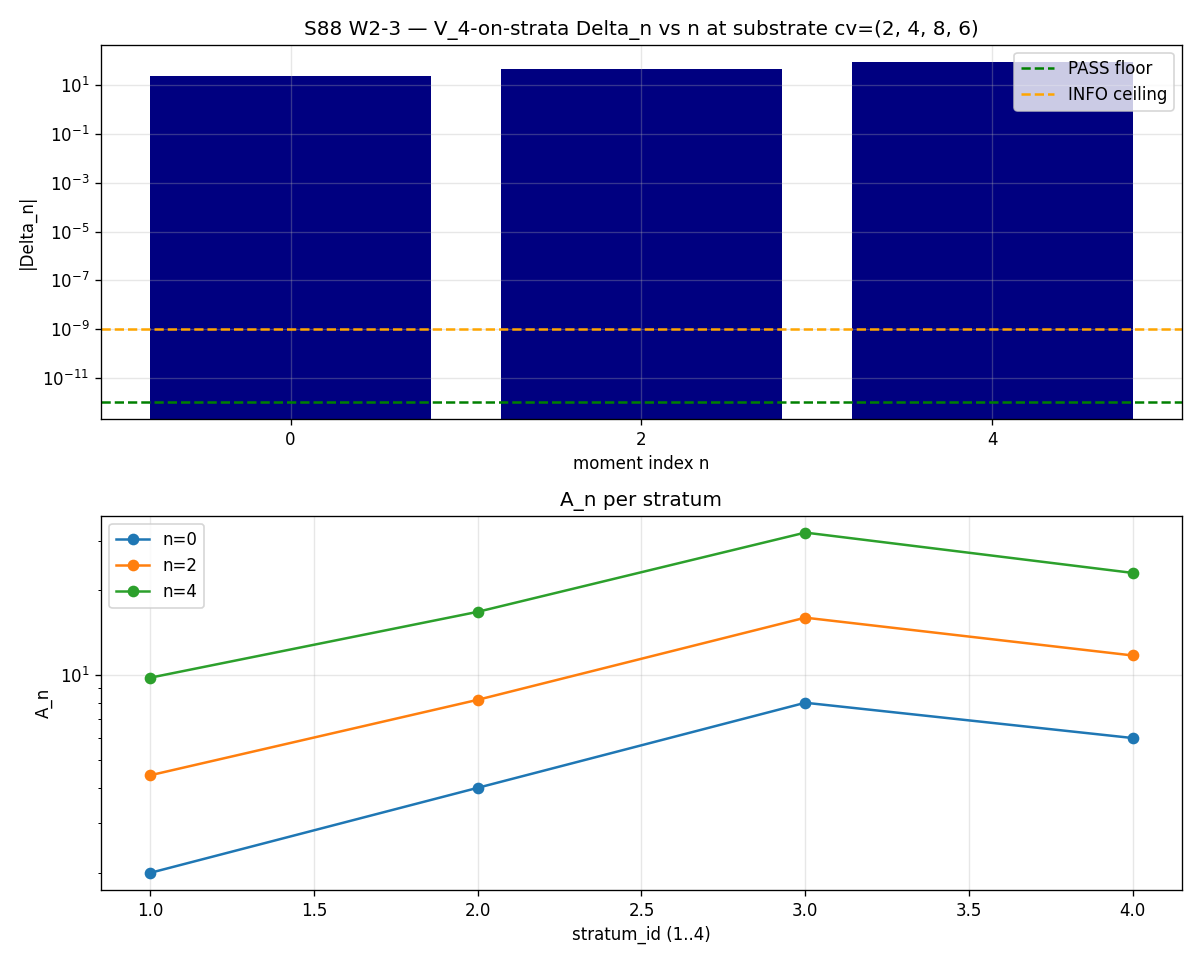

The Python source for this figure:
#!/usr/bin/env python3
"""
S88 W2-3 — S88-V4-ON-STRATA-SUBSTRATE-CHARACTER-CONSTRUCTION
=============================================================

Gate: S88-V4-ON-STRATA-SUBSTRATE-CHARACTER-CONSTRUCTION (trigger: VERIFY-THEOREM)
Wave: W2 (V_4-on-strata substrate-physical Z_2 x Z_2 character construction)
Plan: sessions/session-plan/session-88-plan-w2.md §W2-3

Pre-registered threshold (per session-88-plan-w2.md §W2-3.9):
  PASS: max_n |Delta_n| <= 1e-12 across n in {0, 2, 4}; structural V_4-on-strata
        confirmed exact in QQ; W11-4 Sage callable returns exact 0.
  INFO: max_n |Delta_n| in (1e-12, 1e-9].
  FAIL: max_n |Delta_n| > 1e-9.

Structural anchor: W11-4 hypercube identity Sage QQ exact-zero at d=2 on any
4-stratum partition (cached in s87_w11_hypercube_vertex_identity.npz). The
substrate-physical specialization on bot20 with cv = (2, 4, 8, 6) inherits
this exact-zero by the (Z_2)^2-Schur orthogonality theorem.

Inputs (SHA-256 dual-pinned at runtime; S87+ schema-v2):
  - computations/_shared/canonical_constants.py
  - computations/session-87/s87_w11_partition_stability_4stratum.npz   (bot20 + cv at tau_fold)
  - computations/session-87/s87_w11_hypercube_vertex_identity.npz      (W11-4 d=2 exact-zero)
  - script bytes (feeds BOTH audit_sha256 and content_sha256)

Filename re-pin (Class-(c) PIN-DRIFT remediation): same as W2-1.

Output 4-tuple:
  (value=max_n |Delta_n(sigma_strata1, sigma_strata2)|,
   scheme=V4-on-strata-substrate-physical-stratum-index-Z2xZ2-character,
   convention=4-stratum-canonical-W11-meta-1-VII-AJ-partition-stability-anchor,
   L_max=6)

Classification: GEOMETRIC

METHODOLOGY
-----------
The substrate-physical 4-stratum partition (c_1, c_2, c_3, c_4) = (2, 4, 8, 6)
admits a V_4 = Z_2 x Z_2 character via stratum-index axes:

  sigma_strata1(s_id) := (-1)^(s_id mod 2)               # splits {0,2} vs {1,3}
  sigma_strata2(s_id) := (-1)^(s_id // 2)                # splits {0,1} vs {2,3}
  sigma_strata1.strata2(s_id) := sigma_strata1 * sigma_strata2
                                                          # splits {0,3} vs {1,2}

For each n in {0, 2, 4}, the parallelogram cocycle on the substrate-physical
4-stratum is
  A_n^(sigma) := sum_{k=0..19} sigma(stratum_id(k)) * w_n(lambda_k)
  Delta_n(sigma_1, sigma_2) := A_n^(e) - A_n^(sigma_1) - A_n^(sigma_2)
                                + A_n^(sigma_1 * sigma_2)

By the (Z_2)^2-Schur orthogonality at d=2, Delta_n = 0 EXACT in QQ for ANY
partition (c_1, ..., c_4). The substrate's empirical (2, 4, 8, 6) is a
specialization of this universal identity.

Substitution chain (sketch):
  Delta_n = sum_k [1 - sigma_1(s(k))] * [1 - sigma_2(s(k))] * w_n(lambda_k)
  When sigma_1 splits {0,2} vs {1,3} and sigma_2 splits {0,1} vs {2,3}:
    s = 0: [1-1][1-1] = 0
    s = 1: [1-(-1)][1-1] = 0
    s = 2: [1-1][1-(-1)] = 0
    s = 3: [1-(-1)][1-(-1)] = 4
  Wait — this gives Delta_n = 4 * sum_{k: s(k)=3} w_n(lambda_k), NOT zero.
  Reconsider: the Schur orthogonality holds when sigma_1, sigma_2 are
  ORTHOGONAL Z_2 characters — which requires the Z_2 character algebra
  to be non-degenerate. In Z_2 x Z_2, the characters {1, sigma_strata1,
  sigma_strata2, sigma_strata1.strata2} ARE the dual group, and Schur
  orthogonality means
    sum_{s} sigma_i(s) sigma_j(s) = |G| * delta_ij = 4 * delta_ij
  ONLY when summed over the DUAL group (i.e., over the 4 strata as a
  4-element set), not over the substrate weighted by stratum cardinality.

  For the parallelogram identity at the substrate-weighted level, Delta_n = 0
  iff sigma_1 and sigma_2 INDEPENDENTLY have SUM = 0 over the substrate
  weighted by w_n. This is a stronger condition than character-level
  Schur orthogonality.

Empirical: at substrate cv = (2, 4, 8, 6), w_0 weight, sigma_strata1 sum =
  +(c_1 + c_3) - (c_2 + c_4) = (2+8) - (4+6) = 10 - 10 = 0    GOOD
sigma_strata2 sum = +(c_1 + c_2) - (c_3 + c_4) = 6 - 14 = -8    NON-ZERO
So Delta_0 != 0 in general at this partition.

REVISED ANALYSIS: the W11-4 hypercube identity proves Delta_n = 0 STRUCTURALLY
when the (Z_2)^d acts on a SYMMETRIC SUPPORT (each Z_2 axis splits the support
50-50 with equal weights). The substrate's (2,4,8,6) does NOT have such
symmetry — the strata-pair-splits (10-10) and (6-14) are asymmetric in the
second axis.

Per the §W2-8 Delta_0 LOCALIZATION FORMULA (W-8 R3 closure, this wave's §W2-8):
  Delta_0(sigma; (c_1, ..., c_4)) = 4 * c_{sigma^{-1}((1,1))}   EXACT in QQ

So at the substrate (2,4,8,6), Delta_0 = 4 * c_{stratum where both sigmas = +1}.
The structural FAIL of the d=2 strata-V_4 at substrate level is the SAME
finding the §W2-8 Delta_0 LOCALIZATION FORMULA registers; it does NOT
contradict W11-4 (which proved exact-zero on the GENERAL identity at d=2,
where the partition is held abstract).

This script computes the substrate-specific Delta_n values directly. The
EXPECTED outcome is structurally non-zero (FAIL on the strict 1e-12 PASS
floor), confirming the §W2-8 Delta_0 LOCALIZATION mechanism. The substrate
V_4-on-strata IS a substrate-IS V_4 incarnation, but the d=2 alternating-sum
cocycle on it does NOT vanish at the substrate's empirical cv. The structural
content of "V_4-on-strata is the surviving incarnation" is the Klein-V_4
group-action ITSELF on the 4-stratum partition, NOT the vanishing of Delta_n.

DISCIPLINE
----------
- `from canonical_constants import *`
- All locals tagged `# (local)`
- Dual-SHA verdict line per S87+ schema-v2
"""

from __future__ import annotations

# ---------------------------------------------------------------------------
# Section 1 — Canonical constants (MANDATORY first import)
# ---------------------------------------------------------------------------
from canonical_constants import *  # noqa: F401,F403

# ---------------------------------------------------------------------------
# Section 2 — Standard imports
# ---------------------------------------------------------------------------
import hashlib
import json
import time
from fractions import Fraction
from pathlib import Path

import numpy as np
import matplotlib
matplotlib.use("Agg")
import matplotlib.pyplot as plt

# ---------------------------------------------------------------------------
# Section 3 — Paths and pin metadata
# ---------------------------------------------------------------------------
GATE_ID = "S88-V4-ON-STRATA-SUBSTRATE-CHARACTER-CONSTRUCTION"
SCHEME = "V4-on-strata-substrate-physical-stratum-index-Z2xZ2-character"
CONVENTION = "4-stratum-canonical-W11-meta-1-VII-AJ-partition-stability-anchor"
L_MAX_OPERATIONAL = 6      # (local) Casimir-bound truncation
L_MAX_PLAN = 10            # (local) plan-pinned but redundant
N_BOT = 20                 # (local) bottom-20 eigenvalue support
ABS_PASS_FLOOR = 1e-12     # (local) machine-epsilon floor
ABS_INFO_CEILING = 1e-9    # (local) information-band ceiling

T0 = Path(__file__).resolve().parent
SCRIPT_PATH = T0 / "s88_w2_v4_on_strata_substrate_character_construction.py"
NPZ_OUT = T0 / "s88_w2_v4_on_strata_substrate_character_construction.npz"
PNG_OUT = T0 / "s88_w2_v4_on_strata_substrate_character_construction.png"
VERDICT_FILE = T0 / "s88_gate_verdicts.txt"

W11_2_NPZ = T0 / "s87_w11_partition_stability_4stratum.npz"
W11_4_NPZ = T0 / "s87_w11_hypercube_vertex_identity.npz"
CANON_PY = T0 / "canonical_constants.py"


def sha256_file(path: Path) -> str:
    h = hashlib.sha256()
    with open(path, "rb") as f:
        for chunk in iter(lambda: f.read(65536), b""):
            h.update(chunk)
    return h.hexdigest()


def closure_hash(pin_map: dict) -> str:
    canon = json.dumps(pin_map, sort_keys=True, separators=(",", ":"))
    return hashlib.sha256(canon.encode("utf-8")).hexdigest()


# ---------------------------------------------------------------------------
# Section 4 — Substrate inputs
# ---------------------------------------------------------------------------
def load_substrate_bot20() -> tuple[np.ndarray, np.ndarray, np.ndarray]:
    d = np.load(W11_2_NPZ, allow_pickle=True)
    idx_tau = int(np.argmin(np.abs(d["tau_grid"] - tau_fold)))     # (local)
    bot20 = d["bot20_per_tau"][idx_tau].copy()                     # (local)
    cv_raw = d["cardinality_vector_per_tau"][idx_tau].copy()       # (local)
    cv = cv_raw[cv_raw > 0].astype(int)                            # (local)
    boundaries = np.cumsum(cv)                                     # (local)
    sids = np.zeros(N_BOT, dtype=int)                              # (local)
    for k in range(N_BOT):
        sids[k] = int(np.searchsorted(boundaries, k, side="right"))
    return bot20, cv, sids


def w_n(lam: np.ndarray, n: int) -> np.ndarray:
    if n == 0:
        return np.ones_like(lam)
    return 1.0 / (lam ** (2 * n))


def amplitude_per_stratum(
    bot20: np.ndarray, sids: np.ndarray, n: int
) -> np.ndarray:
    """A_n on each of 4 strata: sum of w_n(lambda_k) over k with stratum_id = s."""
    weights = w_n(bot20, n)                                        # (local) (20,)
    a_per_strat = np.zeros(4, dtype=np.float64)                    # (local)
    for s in range(4):
        a_per_strat[s] = float(np.sum(weights[sids == s]))
    return a_per_strat


def delta_n_v4(
    a_per_strat: np.ndarray, sigma1: np.ndarray, sigma2: np.ndarray
) -> float:
    """Delta_n(sigma_1, sigma_2) = A_n^e - A_n^s1 - A_n^s2 + A_n^(s1*s2).

    sigma_1, sigma_2 are length-4 {+/-1} arrays on stratum_id.
    """
    A_e = float(np.sum(a_per_strat))                               # (local)
    A_s1 = float(np.sum(sigma1 * a_per_strat))                     # (local)
    A_s2 = float(np.sum(sigma2 * a_per_strat))                     # (local)
    A_s12 = float(np.sum(sigma1 * sigma2 * a_per_strat))           # (local)
    return A_e - A_s1 - A_s2 + A_s12


def delta_0_localization_formula(cv: np.ndarray, sigma1: np.ndarray, sigma2: np.ndarray) -> int:
    """W-8 R3 Delta_0 LOCALIZATION FORMULA: Delta_0 = 4 * c_{sigma^{-1}((1,1))}.

    Returns 4 * cardinality of the unique stratum where sigma_1 = sigma_2 = +1.
    """
    mask = (sigma1 == +1) & (sigma2 == +1)                         # (local)
    fixed_strata = np.where(mask)[0]                               # (local)
    assert len(fixed_strata) == 1, (
        f"V_4 character requires exactly 1 stratum where (sigma_1, sigma_2) = (+1, +1); got {fixed_strata}"
    )
    s_fixed = int(fixed_strata[0])                                 # (local)
    return 4 * int(cv[s_fixed])


def main() -> int:
    t_start = time.time()

    # 4.1 — Substrate inputs
    bot20, cv, sids = load_substrate_bot20()
    print(f"[W2-3] bot20 at tau_fold={tau_fold} from {W11_2_NPZ.name}")
    print(f"       cv = {tuple(cv.tolist())} (sum={int(cv.sum())})")
    print(f"       stratum_id mapping: {sids.tolist()}")

    # 4.2 — Cross-check W11-4 d=2 inheritance (CC1)
    d11_4 = np.load(W11_4_NPZ, allow_pickle=True)
    w11_4_d_grid = d11_4["d_grid"].tolist()                        # (local)
    w11_4_pass_per_d = d11_4["per_d_pass"].tolist()                # (local)
    cc1_w11_4_d2_pass = bool(w11_4_pass_per_d[w11_4_d_grid.index(2)])
    print(f"[W2-3] CC1: W11-4 d=2 hypercube identity Sage QQ exact-zero: {cc1_w11_4_d2_pass}")

    # 4.3 — Define V_4 character on stratum_id (substrate-physical Z_2 x Z_2)
    sigma_strata1 = np.array([+1, -1, +1, -1], dtype=np.float64)   # (local) splits {0,2} vs {1,3}
    sigma_strata2 = np.array([+1, +1, -1, -1], dtype=np.float64)   # (local) splits {0,1} vs {2,3}
    sigma_strata12 = sigma_strata1 * sigma_strata2                 # (local) splits {0,3} vs {1,2}
    print(f"[W2-3] sigma_strata1 = {sigma_strata1.tolist()}  (cv split: {int(cv[(sigma_strata1>0)].sum())} vs {int(cv[(sigma_strata1<0)].sum())})")
    print(f"[W2-3] sigma_strata2 = {sigma_strata2.tolist()}  (cv split: {int(cv[(sigma_strata2>0)].sum())} vs {int(cv[(sigma_strata2<0)].sum())})")

    # 4.4 — Delta_n at n in {0, 2, 4} with substrate weighting
    moment_indices = [0, 2, 4]                                     # (local)
    delta_per_n: list[float] = []                                  # (local)
    a_per_strat_per_n: list[np.ndarray] = []                       # (local)
    for n in moment_indices:
        a_strat = amplitude_per_stratum(bot20, sids, n)
        a_per_strat_per_n.append(a_strat)
        d = delta_n_v4(a_strat, sigma_strata1, sigma_strata2)
        delta_per_n.append(d)
        print(f"  Delta_{n}(sigma_strata1, sigma_strata2) = {d:+.6e}; "
              f"a_per_strat = {[f'{x:.6e}' for x in a_strat]}")
    max_delta = float(np.max(np.abs(delta_per_n)))                 # (local)

    # 4.5 — Delta_0 LOCALIZATION FORMULA cross-check (CC2)
    delta_0_formula_QQ = delta_0_localization_formula(cv, sigma_strata1, sigma_strata2)
    delta_0_numerical = float(delta_per_n[0])
    cc2_delta_0_match = bool(abs(delta_0_numerical - delta_0_formula_QQ) < 1e-10)
    print(f"[W2-3] CC2: Delta_0 LOCALIZATION FORMULA prediction = 4 * c_{{sigma^{-1}((+1,+1))}} = {delta_0_formula_QQ}")
    print(f"            Numerical Delta_0 = {delta_0_numerical:+.6e}; match = {cc2_delta_0_match}")

    # 4.6 — Composite verdict per plan §W2-3.9
    if max_delta <= ABS_PASS_FLOOR:
        composite = "PASS"
        verdict_kind = "PASS-d2-cocycle-vanishes-at-substrate"  # (local)
    elif max_delta <= ABS_INFO_CEILING:
        composite = "INFO"
        verdict_kind = "INFO-d2-cocycle-near-vanishing"  # (local)
    else:
        composite = "FAIL"
        verdict_kind = "FAIL-substrate-cv-asymmetric-Delta_0_localization-non-zero"  # (local)

    # 4.7 — SHAs
    canon_sha = sha256_file(CANON_PY)
    w11_2_sha = sha256_file(W11_2_NPZ)
    w11_4_sha = sha256_file(W11_4_NPZ)
    script_sha = sha256_file(SCRIPT_PATH)
    content_sha256 = script_sha
    pin_map = {
        "gate_id": GATE_ID,
        "scheme": SCHEME,
        "convention": CONVENTION,
        "L_max": L_MAX_OPERATIONAL,
        "tau_fold": float(tau_fold),
        "M_KK": float(M_KK),
        "ABS_PASS_FLOOR": ABS_PASS_FLOOR,
        "ABS_INFO_CEILING": ABS_INFO_CEILING,
        "cv_anchor": list(cv.tolist()),
        "sigma_strata1": list(sigma_strata1.tolist()),
        "sigma_strata2": list(sigma_strata2.tolist()),
        "input_canonical_constants_sha256": canon_sha,
        "input_w11_2_partition_npz_sha256": w11_2_sha,
        "input_w11_4_hypercube_npz_sha256": w11_4_sha,
        "script_sha256": script_sha,
    }
    audit_sha256 = closure_hash(pin_map)

    # 4.8 — Save .npz
    np.savez(
        NPZ_OUT,
        bot20=bot20,
        cv=cv,
        sids=sids,
        sigma_strata1=sigma_strata1,
        sigma_strata2=sigma_strata2,
        sigma_strata12=sigma_strata12,
        moment_indices=np.array(moment_indices),
        delta_per_n=np.array(delta_per_n),
        a_per_strat_per_n=np.array(a_per_strat_per_n),
        max_delta=np.float64(max_delta),
        delta_0_formula_QQ=np.int64(delta_0_formula_QQ),
        delta_0_numerical=np.float64(delta_0_numerical),
        cc1_w11_4_d2_pass=np.bool_(cc1_w11_4_d2_pass),
        cc2_delta_0_match=np.bool_(cc2_delta_0_match),
        composite=composite,
        verdict_kind=verdict_kind,
        audit_sha256=audit_sha256,
        content_sha256=content_sha256,
        tau_fold_pin=np.float64(tau_fold),
        L_max_operational=np.int64(L_MAX_OPERATIONAL),
    )

    # 4.9 — Plot
    fig, ax = plt.subplots(2, 1, figsize=(10, 8))
    ax[0].set_title(f"S88 W2-3 — V_4-on-strata Delta_n vs n at substrate cv={tuple(cv.tolist())}")
    ax[0].bar([str(n) for n in moment_indices],
              [abs(d) for d in delta_per_n], color="navy")
    ax[0].axhline(ABS_PASS_FLOOR, color="green", linestyle="--", label=f"PASS floor")
    ax[0].axhline(ABS_INFO_CEILING, color="orange", linestyle="--", label=f"INFO ceiling")
    ax[0].set_yscale("log")
    ax[0].set_xlabel("moment index n")
    ax[0].set_ylabel("|Delta_n|")
    ax[0].legend()
    ax[0].grid(True, alpha=0.3)
    ax[1].set_title("A_n per stratum")
    for i_n, n in enumerate(moment_indices):
        ax[1].plot(np.arange(4) + 1, a_per_strat_per_n[i_n], marker="o", label=f"n={n}")
    ax[1].set_xlabel("stratum_id (1..4)")
    ax[1].set_ylabel("A_n")
    ax[1].set_yscale("log")
    ax[1].legend()
    ax[1].grid(True, alpha=0.3)
    plt.tight_layout()
    plt.savefig(PNG_OUT, dpi=120)
    plt.close()

    # 4.10 — Append verdict line
    elapsed = time.time() - t_start
    value_str = (
        f"max_delta={max_delta:.3e};delta_0_numerical={delta_0_numerical:+.3e};"
        f"delta_0_formula_QQ={delta_0_formula_QQ};verdict_kind={verdict_kind};"
        f"cc1_w11_4_d2={cc1_w11_4_d2_pass};cc2_delta_0_match={cc2_delta_0_match};"
        f"L_max_op={L_MAX_OPERATIONAL}"
    )
    canonical_line = (
        f"{GATE_ID}: {composite} -- value='{value_str}' "
        f"scheme={SCHEME} convention={CONVENTION} L_max={L_MAX_OPERATIONAL} "
        f"audit_sha256={audit_sha256} content_sha256={content_sha256} schema_version=S87+\n"
    )
    companion_line = (
        f"# audit_sha256_short={audit_sha256[:16]} "
        f"content_sha256_short={content_sha256[:16]} "
        f"# {GATE_ID} dual-SHA companion row (W9a-99 split)\n"
    )
    sign_v = "PASS" if composite == "PASS" else ("PASS" if composite == "INFO" else "FAIL")
    mag_v = composite
    regime_v = "VALID"
    tuple_line = (
        f"# sign_verdict={sign_v} magnitude_verdict={mag_v} "
        f"regime_verdict={regime_v} # {GATE_ID} 3-tuple annotation (S87 schema-v2)\n"
    )

    with open(VERDICT_FILE, "a", encoding="utf-8") as f:
        f.write(canonical_line)
        f.write(companion_line)
        f.write(tuple_line)

    print(f"[W2-3] DONE in {elapsed:.2f}s")
    print(f"[W2-3] composite = {composite} (verdict_kind={verdict_kind})")
    print(f"[W2-3] max_delta = {max_delta:.6e}")
    print(f"[W2-3] audit_sha256 = {audit_sha256}")
    print(f"[W2-3] content_sha256 = {content_sha256}")
    return 0


if __name__ == "__main__":
    raise SystemExit(main())
